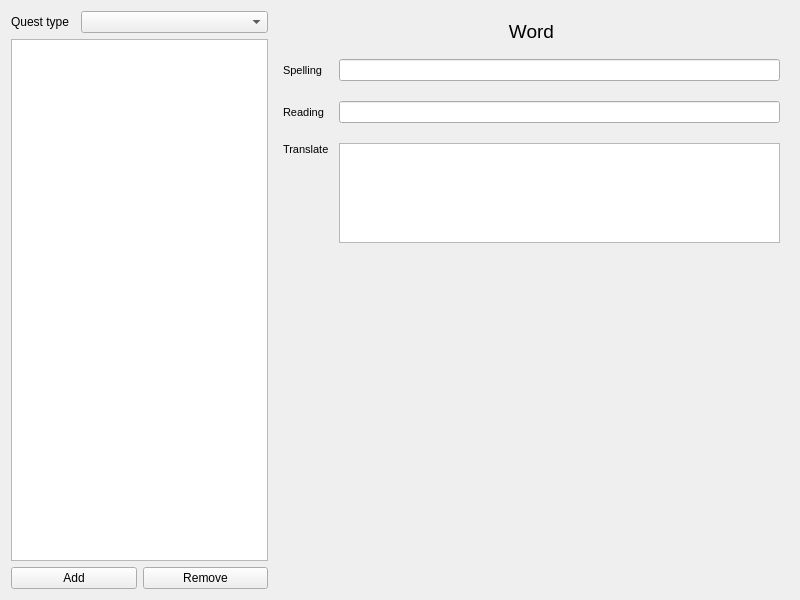
<?xml version="1.0" encoding="UTF-8"?>
<ui version="4.0">
 <class>Form</class>
 <widget class="QWidget" name="Form">
  <property name="geometry">
   <rect>
    <x>0</x>
    <y>0</y>
    <width>800</width>
    <height>600</height>
   </rect>
  </property>
  <property name="windowTitle">
   <string>Form</string>
  </property>
  <layout class="QGridLayout" name="gridLayout_3" columnstretch="1,2">
   <item row="0" column="0">
    <layout class="QHBoxLayout" name="questTypeLayout">
     <property name="spacing">
      <number>12</number>
     </property>
     <item>
      <widget class="QLabel" name="label_2">
       <property name="sizePolicy">
        <sizepolicy hsizetype="Fixed" vsizetype="Preferred">
         <horstretch>0</horstretch>
         <verstretch>0</verstretch>
        </sizepolicy>
       </property>
       <property name="text">
        <string>Quest type</string>
       </property>
      </widget>
     </item>
     <item>
      <widget class="QComboBox" name="questTypeCmbBx"/>
     </item>
    </layout>
   </item>
   <item row="1" column="0">
    <layout class="QVBoxLayout" name="blockDataLayout">
     <item>
      <widget class="QListWidget" name="wordsList"/>
     </item>
     <item>
      <layout class="QHBoxLayout" name="horizontalLayout_2">
       <item>
        <widget class="QPushButton" name="addBtn">
         <property name="text">
          <string>Add</string>
         </property>
        </widget>
       </item>
       <item>
        <widget class="QPushButton" name="removeBtn">
         <property name="text">
          <string>Remove</string>
         </property>
        </widget>
       </item>
      </layout>
     </item>
    </layout>
   </item>
   <item row="0" column="1" rowspan="2">
    <widget class="QWidget" name="wordContainer" native="true">
     <property name="enabled">
      <bool>true</bool>
     </property>
     <layout class="QVBoxLayout" name="verticalLayout_2">
      <item>
       <widget class="QLabel" name="label">
        <property name="font">
         <font>
          <pointsize>14</pointsize>
         </font>
        </property>
        <property name="text">
         <string>Word</string>
        </property>
        <property name="alignment">
         <set>Qt::AlignCenter</set>
        </property>
       </widget>
      </item>
      <item>
       <layout class="QGridLayout" name="gridLayout">
        <property name="topMargin">
         <number>10</number>
        </property>
        <property name="bottomMargin">
         <number>10</number>
        </property>
        <property name="horizontalSpacing">
         <number>10</number>
        </property>
        <property name="verticalSpacing">
         <number>20</number>
        </property>
        <item row="1" column="2">
         <widget class="QLabel" name="label_4">
          <property name="sizePolicy">
           <sizepolicy hsizetype="Preferred" vsizetype="Minimum">
            <horstretch>0</horstretch>
            <verstretch>0</verstretch>
           </sizepolicy>
          </property>
          <property name="font">
           <font>
            <pointsize>8</pointsize>
            <weight>50</weight>
            <bold>false</bold>
           </font>
          </property>
          <property name="text">
           <string>Spelling</string>
          </property>
          <property name="alignment">
           <set>Qt::AlignLeading|Qt::AlignLeft|Qt::AlignVCenter</set>
          </property>
         </widget>
        </item>
        <item row="3" column="2">
         <widget class="QLabel" name="label_6">
          <property name="font">
           <font>
            <pointsize>8</pointsize>
            <weight>50</weight>
            <bold>false</bold>
           </font>
          </property>
          <property name="text">
           <string>Translate</string>
          </property>
          <property name="alignment">
           <set>Qt::AlignLeading|Qt::AlignLeft|Qt::AlignTop</set>
          </property>
         </widget>
        </item>
        <item row="2" column="2">
         <widget class="QLabel" name="label_5">
          <property name="sizePolicy">
           <sizepolicy hsizetype="Preferred" vsizetype="Minimum">
            <horstretch>0</horstretch>
            <verstretch>0</verstretch>
           </sizepolicy>
          </property>
          <property name="font">
           <font>
            <pointsize>8</pointsize>
            <weight>50</weight>
            <bold>false</bold>
           </font>
          </property>
          <property name="text">
           <string>Reading</string>
          </property>
          <property name="alignment">
           <set>Qt::AlignLeading|Qt::AlignLeft|Qt::AlignVCenter</set>
          </property>
         </widget>
        </item>
        <item row="3" column="3">
         <widget class="QPlainTextEdit" name="translatePte">
          <property name="sizePolicy">
           <sizepolicy hsizetype="Expanding" vsizetype="Fixed">
            <horstretch>0</horstretch>
            <verstretch>0</verstretch>
           </sizepolicy>
          </property>
          <property name="minimumSize">
           <size>
            <width>0</width>
            <height>0</height>
           </size>
          </property>
          <property name="maximumSize">
           <size>
            <width>16777215</width>
            <height>100</height>
           </size>
          </property>
          <property name="tabChangesFocus">
           <bool>true</bool>
          </property>
         </widget>
        </item>
        <item row="1" column="3">
         <widget class="QLineEdit" name="spellingLnEd"/>
        </item>
        <item row="2" column="3">
         <widget class="QLineEdit" name="readingLnEd"/>
        </item>
       </layout>
      </item>
      <item>
       <spacer name="verticalSpacer">
        <property name="orientation">
         <enum>Qt::Vertical</enum>
        </property>
        <property name="sizeHint" stdset="0">
         <size>
          <width>20</width>
          <height>40</height>
         </size>
        </property>
       </spacer>
      </item>
     </layout>
    </widget>
   </item>
  </layout>
 </widget>
 <tabstops>
  <tabstop>questTypeCmbBx</tabstop>
  <tabstop>wordsList</tabstop>
  <tabstop>addBtn</tabstop>
  <tabstop>removeBtn</tabstop>
  <tabstop>spellingLnEd</tabstop>
  <tabstop>readingLnEd</tabstop>
  <tabstop>translatePte</tabstop>
 </tabstops>
 <resources/>
 <connections/>
</ui>
